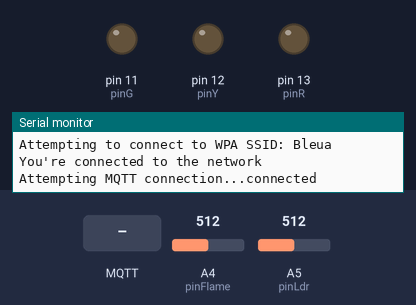
A sketch run on a simulated Arduino Uno, built with avr-gcc and run on an emulated ATmega328P. Shown: output pins drawn as LEDs (lit = HIGH), the last lines printed to the serial monitor. Inputs (shaded band) come from the test bench; at power-on: A4 (pinFlame) = 512, A5 (pinLdr) = 512. WiFi joins after 1.5 s; servers stay silent unless stated; random numbers use the default seed unless the sketch sets one; no MQTT or app messages arrive unless stated.

Above: at 2.7 s.
2.8 s: MQTT message "0" arrives on the first subscribed topic
At 3.5 s:
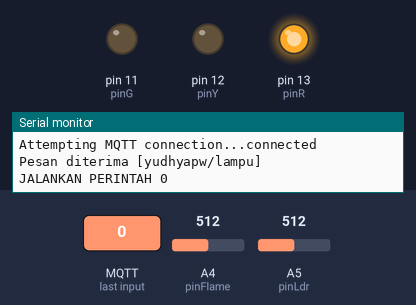
4.3 s: MQTT message "2" arrives on the first subscribed topic
At 4.7 s:
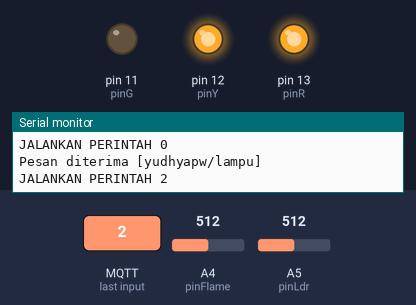
5.8 s: MQTT message "1" arrives on the first subscribed topic
At 7.0 s:
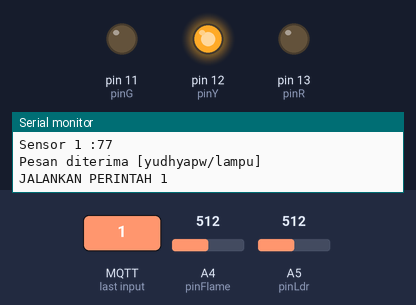
7.3 s: MQTT message "4" arrives on the first subscribed topic
At 8.2 s:
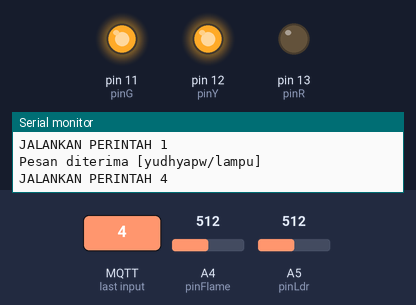
8.8 s: MQTT message "3" arrives on the first subscribed topic
At 9.3 s:
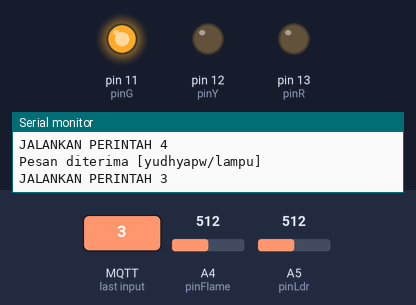
10.3 s: MQTT message "5" arrives on the first subscribed topic
At 11.6 s:
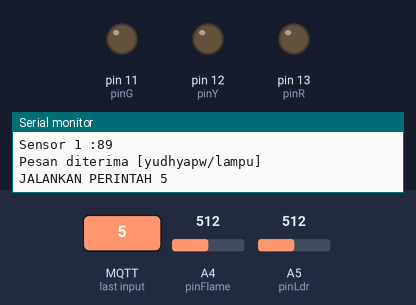
Timing chart, 0 to 12.8 s (numbered marks = the images above; inputs shaded):
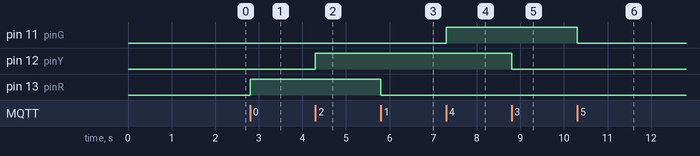

Measured:
- after the input at 2.8 s, pin 13 (pinR): LOW → HIGH at once
- after the input at 4.3 s, pin 12 (pinY): LOW → HIGH at once
- after the input at 5.8 s, pin 13 (pinR): HIGH → LOW at once
- after the input at 7.3 s, pin 11 (pinG): LOW → HIGH at once
- after the input at 8.8 s, pin 12 (pinY): HIGH → LOW at once
- after the input at 10.3 s, pin 11 (pinG): HIGH → LOW at once

The sketch:

02_wifiespmqtt.ino
```cpp
#include <PubSubClient.h>
#include <WiFiEsp.h>
#include <WiFiEspClient.h>
#include <WiFiEspUdp.h>
#include "SoftwareSerial.h"

char ssid[] = "Bleua";        // your network SSID (name)
char pass[] = "yudhyapw";     // your network password
int status = WL_IDLE_STATUS;  // the Wifi radio's status
unsigned long lastSend;
int pinR = 13;
int pinY = 12;
int pinG = 11;
int pinFlame = A4;
int pinLdr = A5;

// Initialize the Ethernet client object
WiFiEspClient espClient;
PubSubClient client(espClient);

SoftwareSerial Serialx(2,
                       3);  // RX, TX   //ESP8266 RX,TX connected to these pins

void setup() {
  // initialize serial for debugging
  Serial.begin(9600);
  // initialize serial for ESP module
  Serialx.begin(9600);
  // initialize ESP module
  WiFi.init(&Serialx);
  pinMode(pinR, OUTPUT);
  pinMode(pinY, OUTPUT);
  pinMode(pinG, OUTPUT);

  pinMode(pinFlame, INPUT);
  pinMode(pinLdr, INPUT);

  // check for the presence of the shield
  if (WiFi.status() == WL_NO_SHIELD) {
    Serial.println("WiFi shield not present");
    // don't continue
    while (true)
      ;
  }

  // attempt to connect to WiFi network
  while (status != WL_CONNECTED) {
    Serial.print("Attempting to connect to WPA SSID: ");
    Serial.println(ssid);
    // Connect to WPA/WPA2 network
    status = WiFi.begin(ssid, pass);
    lastSend = 0;
  }

  // you're connected now, so print out the data
  Serial.println("You're connected to the network");

  // connect to MQTT server
  client.setServer("broker.hivemq.com", 1883);
  client.setCallback(callback);
}

// print any message received for subscribed topic
void callback(char* topic, byte* payload, unsigned int length) {
  Serial.print("Pesan diterima [");
  Serial.print(topic);
  Serial.println("] ");
  //==============================================================
  if (strcmp(topic, "yudhyapw/lampu") == 0)  // Membandingkan 2 buah String
  {
    for (int i = 0; i < length; i++) {
      char receivedChar = (char)payload[i];
      if (receivedChar == '0') {
        // Jalankan Perintah1
        Serial.println("JALANKAN PERINTAH 0");
        digitalWrite(pinR, HIGH);
      }
      if (receivedChar == '1') {
        // Jalankan Perintah0
        Serial.println("JALANKAN PERINTAH 1");
        digitalWrite(pinR, LOW);
      }
      if (receivedChar == '2') {
        // Jalankan Perintah1
        Serial.println("JALANKAN PERINTAH 2");
        digitalWrite(pinY, HIGH);
      }
      if (receivedChar == '3') {
        // Jalankan Perintah0
        Serial.println("JALANKAN PERINTAH 3");
        digitalWrite(pinY, LOW);
      }
      if (receivedChar == '4') {
        // Jalankan Perintah1
        Serial.println("JALANKAN PERINTAH 4");
        digitalWrite(pinG, HIGH);
      }
      if (receivedChar == '5') {
        // Jalankan Perintah0
        Serial.println("JALANKAN PERINTAH 5");
        digitalWrite(pinG, LOW);
      }
    }
  }
  //==============================================================
}

void pushdata() {
  // Ambil Data / Baca Sensor
  int datax = random(10, 100);
  int readFlame = analogRead(pinFlame);
  int readLdr = analogRead(pinLdr);

  // POST TO SERIAL
  Serial.print("Sensor 1 :");
  Serial.print(datax);
  Serial.println();

  // POST TO MQTT
  client.publish("yudhyapw/datax", String(datax).c_str());  // Convert to String
  client.publish("yudhyapw/flame", String(readFlame).c_str());
  client.publish("yudhyapw/ldr", String(readLdr).c_str());
}

void loop() {
  // put your main code here, to run repeatedly:
  if (!client.connected()) {
    reconnect();
  }
  if (millis() - lastSend > 5000) {  // Update and send only after 1 seconds
    pushdata();
    lastSend = millis();
  }
  client.loop();
}

void reconnect() {
  // Loop until we're reconnected
  while (!client.connected()) {
    Serial.print("Attempting MQTT connection...");
    // Attempt to connect, just a name to identify the client
    if (client.connect("yudhyadevice101")) {
      Serial.println("connected");

      // client.publish("outpic","Hello World");
      client.subscribe("yudhyapw/lampu", 0);
    } else {
      Serial.print("failed, rc=");
      Serial.print(client.state());
      Serial.println(" try again in 5 seconds");
      // Wait 5 seconds before retrying
      delay(5000);
    }
  }
}
```
